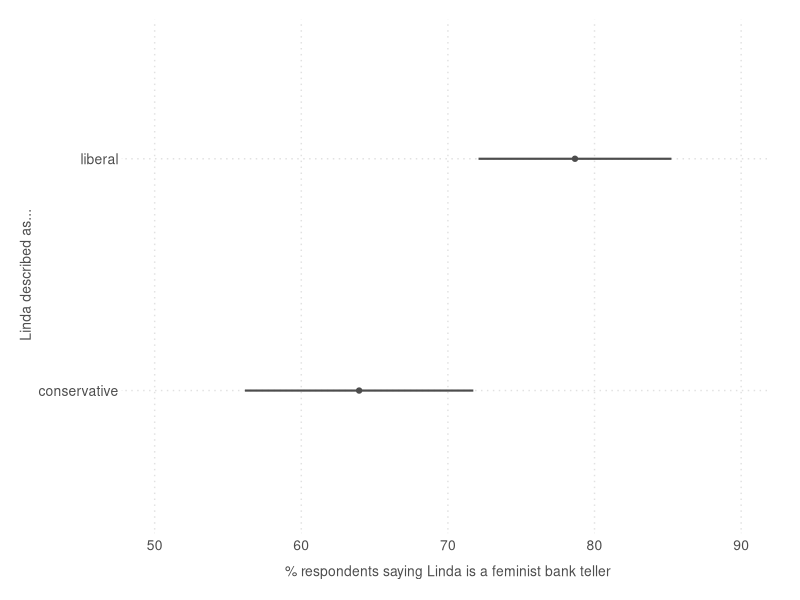
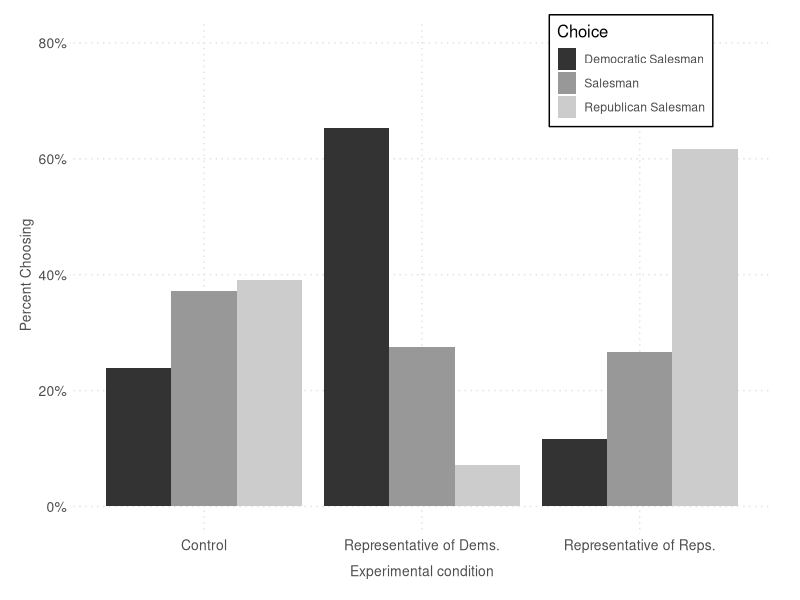
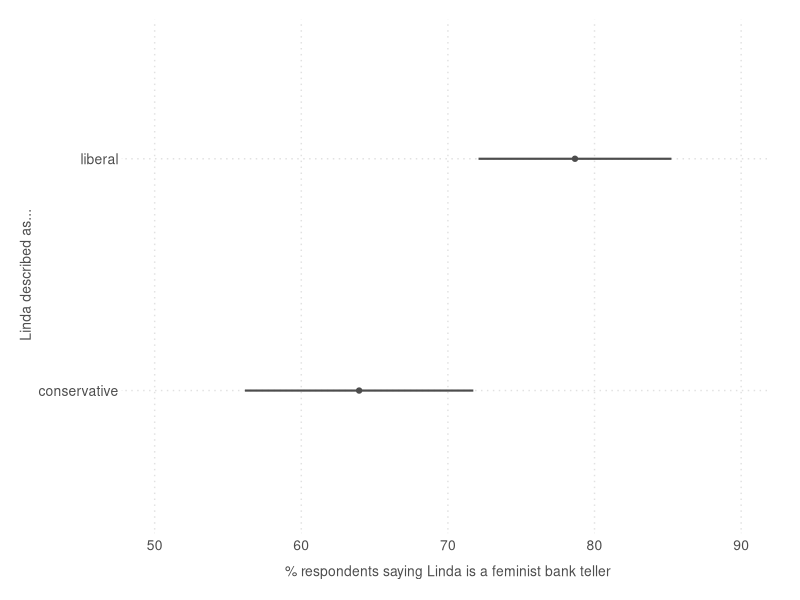
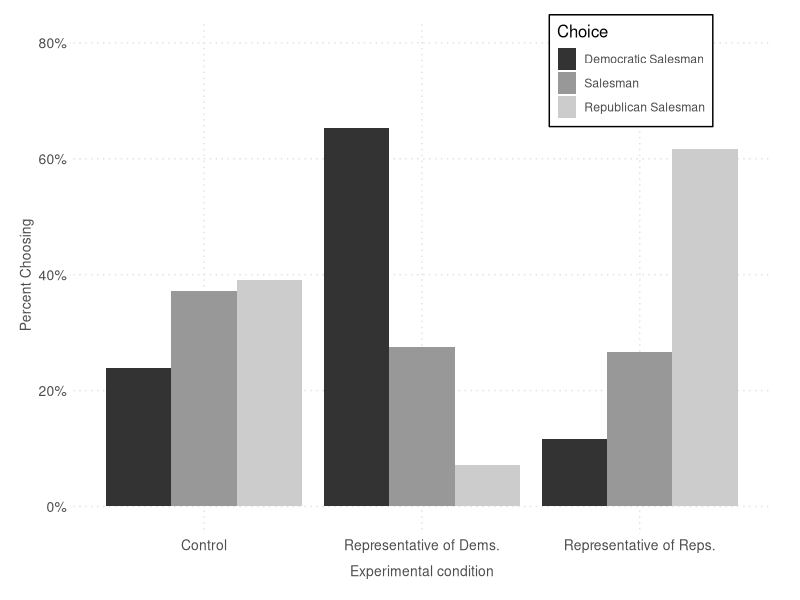

The R script that drew these images, in order:
### Plotting Typecast

# Load Libs
library(readstata13)
library(tidyverse)
library(ggplot2)
library(reshape2)

# Set Working dir. to project folder
setwd("~/Dropbox/xperceive/typecast/replication/")
setwd(paste0(dropboxdir, "xperceive/typecast/replication/"))

# Read data for James and Linda
data <- read_csv("data/linda_clean.csv")

# How many respondents commit the conjunction fallacy in each condition?
# * Results in text and reported in Figure 1 (see figures script for replication of figure)
with(data, t.test(linda_cf_n ~ linda))

### Figure 1: LINDA
linda_cond_means <- 
    data[c("linda", "linda_cf")] %>%
    group_by(linda) %>%
    summarize(mean = mean(I(linda_cf == "Linda is a bank teller and is active in the feminist movement") * 100),
              sd = sd(I(linda_cf == "Linda is a bank teller and is active in the feminist movement") * 100),
              count = n())

linda_cond_means$se <- linda_cond_means$sd / sqrt(linda_cond_means$count) 

#Plot
# Custom Theme
cust_theme <- 
  theme_minimal() +
  theme(panel.grid.major = element_line(color = "#e1e1e1",  linetype = "dotted"),
        panel.grid.minor = element_blank(),
        legend.key.width = unit(.5, "cm"),
        legend.text           = element_text(color = "grey30"),
        legend.title          = element_text(size = 12),
        axis.title   = element_text(size = 10, color = "grey30"),
        axis.text    = element_text(size = 10, color = "grey30"),
        axis.title.x = element_text(vjust = 1, margin = margin(10, 0, 0, 0)),
        axis.title.y = element_text(vjust = 1),
        axis.ticks   = element_line(color = "#e1e1e1", linetype = "dotted", size = .2),
        axis.text.x  = element_text(vjust = .3),
        plot.margin = unit(c(.5, .75, .5, .5), "cm"))

ggplot(linda_cond_means, aes(y = as.factor(linda), x = mean, xmin = mean + 1.96*se, xmax = mean - 1.96*se)) +
      geom_point(color = "grey30") +
      geom_errorbarh(height = 0, size = .75, color = "grey30") +
      scale_x_continuous(name = "% respondents saying Linda is a feminist bank teller", 
            limits = c(50, 90)) + 
      ylab("Linda described as...") +
      cust_theme

ggsave("figs/fig_1_linda_gg.pdf")

#****************************************
#*** James study #1: Maximal Contrast ***
#****************************************
#* Data still loaded from "linda_clean.csv"
#* Produce statistics consistent with Figure 2 (and in-text in the section)

#* Democratic conjunction fallacy
with(data, summary(lm(james_dem_cf ~ james_dem + james_rep)))
# * Republican conjunction fallacy
with(data, summary(lm(james_rep_cf ~ james_dem + james_rep)))
# * Respondent does not commit conjunction fallacy
with(data, summary(lm(james_no_cf ~ james_dem + james_rep)))

  
#*NOTE: constant term == % commiting conjunction fallacy (or not) in control condition
#* james_dem == additional likelihood of committing the particular conjunction fallacy when James is described as representative of Democrats
#* james_rep == additional likelihood of commiting the particular conjunction fallacy when James is described as representative of Republicans

### Figure 2: JAMES, MAXIMAL CONTRAST:

# Get Means by Treatment Condition
treat_means <- 
    data[c("james_cf_n", "james_cond_n")] %>%
    group_by(james_cond_n) %>%
    summarize(Salesman = mean(I(james_cf_n == 2)*100), 
            `Republican Salesman` = mean(I(james_cf_n == 3)*100), 
            `Democratic Salesman` = mean(I(james_cf_n == 1)*100))

# Convert to long-form
treat_means_long <- melt(treat_means, id = "james_cond_n", variable.name = "Choice")

# Reorder factors
treat_means_long$Choice <- ordered(treat_means_long$Choice, levels = c("Democratic Salesman", "Salesman", "Republican Salesman"))

# Plot
ggplot(treat_means_long, aes(james_cond_n, value)) +
  geom_bar(aes(fill = Choice), position = "dodge", stat="identity") + 
  scale_y_continuous("Percent Choosing", limits = c(0, 80), labels = function(x) paste0(x, "%")) + 
  scale_fill_grey() +
  xlab("Experimental condition") +
  cust_theme + 
  theme(legend.position = c(.8, .90),
        legend.background = element_rect(size=0.5, linetype="solid"))

ggsave("figs/fig_2_james_max_contrast.pdf")
